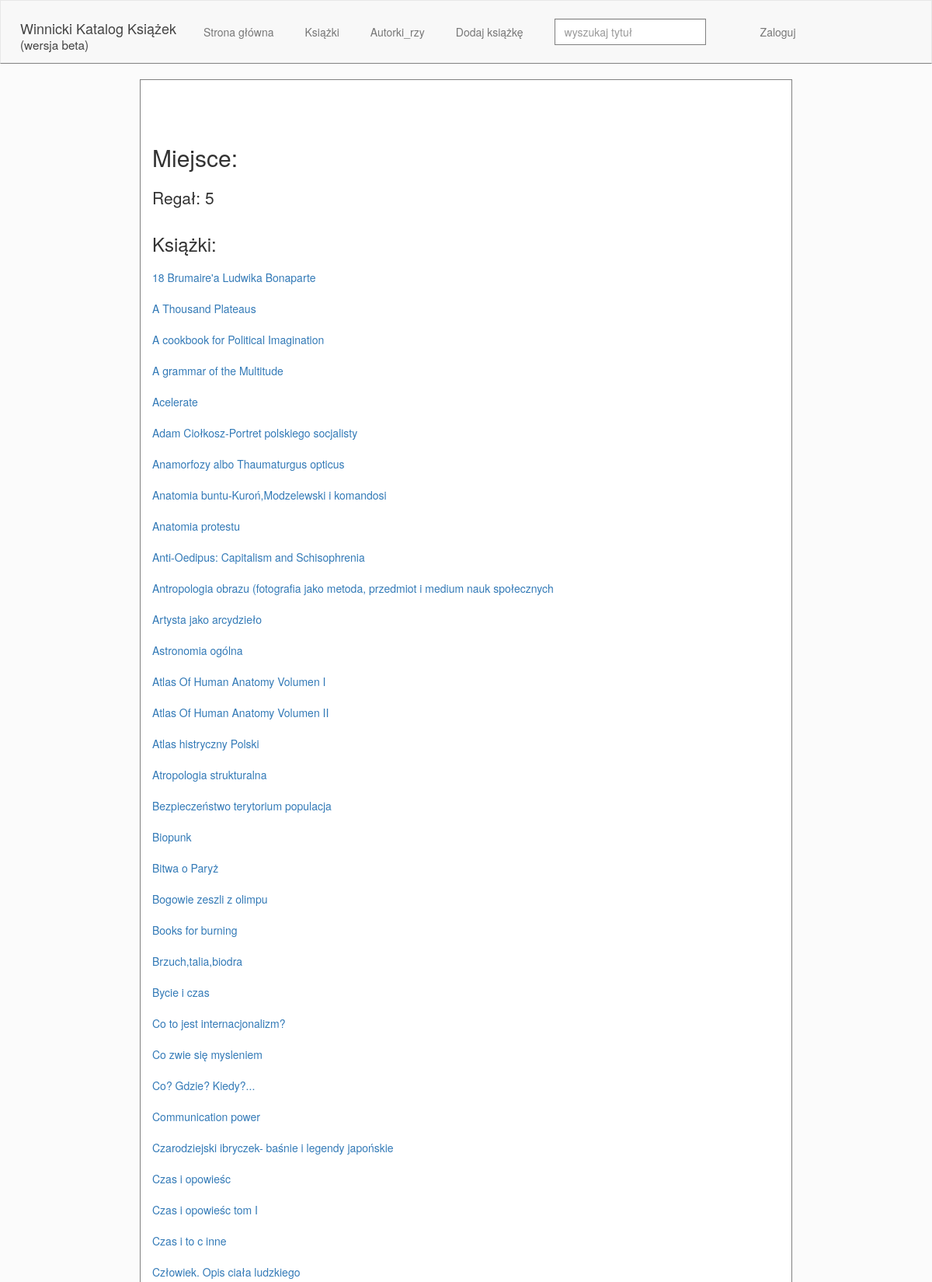
Page /catalog/regal/1 (upper part) on the committed database.
### catalog/models.py (models this page shows, shortened)
class Regal(models.Model):
	name=models.CharField('Nazwa', max_length=40, help_text="numer regału")
	class Meta:
		verbose_name="Regał"
		verbose_name_plural="Regały"
	def __str__(self):
		return "Regał: "+self.name

class Book(models.Model):
	title=models.CharField('Tytuł', max_length=200, help_text="Wpisz tytuł")
	author=models.ManyToManyField('Author', help_text="Dodaj autora/kę")
	translator=models.ManyToManyField('Translator',
										blank=True,
										help_text="Dodaj tłumaczcza/kę")
	published=models.CharField('Data wydania', max_length=10,
								 help_text="Wpisz datę publikacji")
	isbn=models.CharField('ISBN', max_length=13,
							help_text="wpisz ISBN (13cyfr)", blank=True)
	publisher=models.CharField('Wydawca', max_length=100,
								help_text="Wpisz wydawcę")
	language=models.ManyToManyField('Language',
									blank=True,
									help_text="Wybierz język")
	category=models.ManyToManyField('Category', default="---",
									blank=True,
									help_text="wybierz kategorię")
	place=models.ForeignKey('Regal', blank=True, on_delete=models.SET_NULL,
							null=True, help_text='Podaj regał')
	shelf=models.CharField('Półka', max_length=10, blank=True, help_text='półka')
	class Meta:
		verbose_name="Książka"
		verbose_name_plural="Książki"
		ordering=["title"]
	def get_absolute_url(self):
		return reverse('book-detail', args=[str(self.id)])
	def display_category(self):
		return ', '.join(category.name
						for category in self.category.all())
	display_category.short_description="Kategorie"
	def display_language(self):
		return ','.join(language.name for language in self.language.all())
	display_language.short_description="Języki"
	def display_author(self):
		return '; '.join(author.last_name+", "+author.first_name[0]+"."
						for author in self.author.all())
	display_author.short_description="autorki/rzy"

### catalog/views.py (the view)
# urls.py: url(r'^regal/(?P<pk>\d+)$', views.RegalDetailView.as_view(),
class RegalDetailView(generic.DetailView):
	model=Regal
	paginate_by=6

### catalog/templates/catalog/regal_detail.html
{% extends "base_generic.html" %}
{% block content %}
<section class="details">
<div class="row author-detail-name">
<h2>Miejsce:</h2>
</div>
<div class="row author-detail-box">
<div class="col span-1-of-2">
<p> {{regal}}</p>
</div>
<div class= "col span-1-of-2">
<h3>Książki:</h3>
{% for book in regal.book_set.all %}
<ul>
<li>
<a href="{{book.get_absolute_url}}">{{book.title}}</a>
</li>
</ul>
{% endfor %}
</div>
</div>
</section>
{% endblock %}

### catalog/static/css/style.css (style rules this page uses)
* { margin:0; padding:0; }
body { background-color: #fbfbfb; }
html { background-color: #fbfbfb; color:#333; font-family: 'Lato', 'Arial', sans-serif; font-size:20px; text-rendering:optimizeLegibility; }
h1, h2, h3 { padding: 5px; }
ul { list-style: none; }
li { padding:5px; }
p { padding:5px; line-height: 1.5; }
.author-detail-box { width:70%; }

### rows in the picture
Regal: name "Regał: 5"
Book: title "18 Brumaire'a Ludwika Bonaparte"
Book: title "A Thousand Plateaus"
Book: title "A cookbook for Political Imagination"
Book: title "A grammar of the Multitude"
Book: title "Acelerate"
Book: title "Adam Ciołkosz-Portret polskiego socjalisty"
Book: title "Anamorfozy albo Thaumaturgus opticus"
Book: title "Anatomia buntu-Kuroń,Modzelewski i komandosi"
Book: title "Anatomia protestu"
Book: title "Anti-Oedipus: Capitalism and Schisophrenia"
Book: title "Antropologia obrazu (fotografia jako metoda, przedmiot i medium nauk społecznych"
Book: title "Artysta jako arcydzieło"
Book: title "Astronomia ogólna"
Book: title "Atlas Of Human Anatomy Volumen I"
Book: title "Atlas Of Human Anatomy Volumen II"
Book: title "Atlas histryczny Polski"
Book: title "Atropologia strukturalna"
Book: title "Bezpieczeństwo terytorium populacja"
Book: title "Biopunk"
Book: title "Bitwa o Paryż"
Book: title "Bogowie zeszli z olimpu"
Book: title "Books for burning"
Book: title "Brzuch,talia,biodra"
Book: title "Bycie i czas"
Book: title "Co to jest internacjonalizm?"
Book: title "Co zwie się mysleniem"
Book: title "Co? Gdzie? Kiedy?..."
Book: title "Communication power"
Book: title "Czarodziejski ibryczek- baśnie i legendy japońskie"
Book: title "Czas i opowieśc"
Book: title "Czas i opowieśc tom I"
Book: title "Czas i to c inne"
Book: title "Człowiek. Opis ciała ludzkiego"
